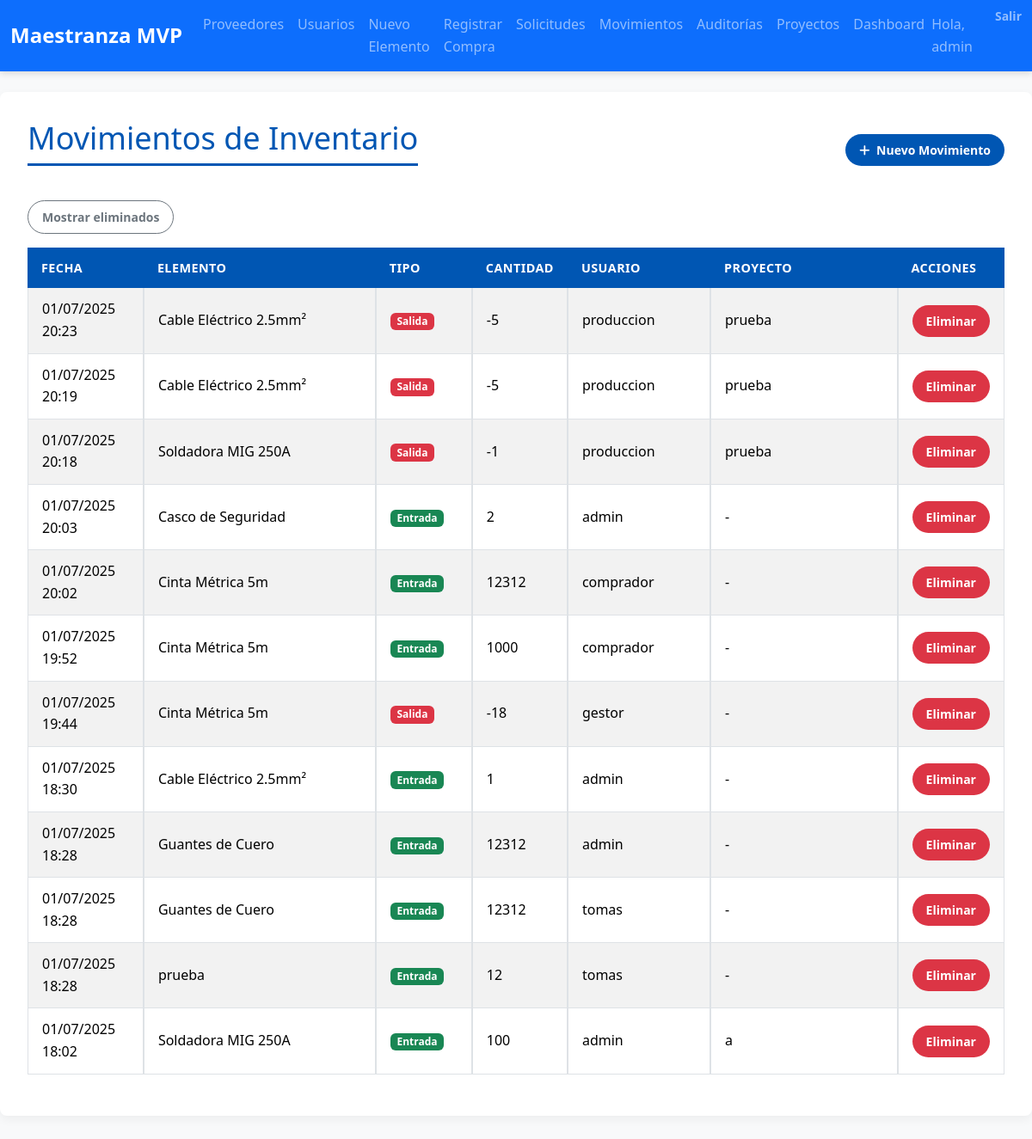
/movimientos/ (signed in), run on the app's committed database.
### inventario/models.py (models this page shows, shortened)
class MovimientoInventario(models.Model):
    TIPO_CHOICES = [
        ('entrada', 'Entrada'),
        ('salida', 'Salida'),
        ('transferencia', 'Transferencia'),
        ('devolucion', 'Devolución'),
        ('ajuste', 'Ajuste'),
        ('auditoria', 'Ajuste por Auditoría'),
    ]
    ORIGEN_CHOICES = [
        ('compra', 'Compra'),
        ('solicitud', 'Solicitud de Material'),
        ('devolucion', 'Devolución'),
        ('transferencia', 'Transferencia'),
        ('ajuste_manual', 'Ajuste Manual'),
        ('auditoria', 'Auditoría'),
        ('sistema', 'Sistema'),
    ]
    elemento = models.ForeignKey(ElementoInventario, on_delete=models.CASCADE)
    tipo = models.CharField(max_length=20, choices=TIPO_CHOICES)
    origen = models.CharField(max_length=20, choices=ORIGEN_CHOICES, default='sistema')
    cantidad = models.IntegerField()  # Positivo para entrada, negativo para salida
    usuario = models.ForeignKey(User, on_delete=models.CASCADE)
    fecha = models.DateTimeField(auto_now_add=True)
    proyecto = models.CharField(max_length=100, blank=True)
    observaciones = models.TextField(blank=True)
    recepcion_compra = models.ForeignKey('RecepcionCompra', on_delete=models.SET_NULL, null=True, blank=True)
    solicitud_material = models.ForeignKey('SolicitudMaterial', on_delete=models.SET_NULL, null=True, blank=True)
    auditoria_inventario = models.ForeignKey('AuditoriaInventario', on_delete=models.SET_NULL, null=True, blank=True)
    stock_anterior = models.PositiveIntegerField(null=True, blank=True)
    stock_nuevo = models.PositiveIntegerField(null=True, blank=True)
    eliminado = models.BooleanField(default=False)
    motivo_eliminacion = models.TextField(blank=True, null=True)
    fecha_eliminacion = models.DateTimeField(blank=True, null=True)
    usuario_eliminacion = models.ForeignKey('auth.User', blank=True, null=True, on_delete=models.SET_NULL, related_name='movimientos_eliminados')
    class Meta:
        ordering = ['-fecha']
        verbose_name = "Movimiento de Inventario"
        verbose_name_plural = "Movimientos de Inventario"

class ElementoInventario(models.Model):
    nombre = models.CharField(max_length=100)
    descripcion = models.TextField(blank=True)
    numero_serie = models.CharField(max_length=50, unique=True)
    proveedor = models.ForeignKey(Proveedor, on_delete=models.PROTECT)
    categoria = models.ForeignKey(Categoria, on_delete=models.SET_NULL, null=True, blank=True)
    etiquetas = models.ManyToManyField(Etiqueta, blank=True)
    ubicacion = models.CharField(max_length=100)
    lote = models.CharField(max_length=50, blank=True, null=True, help_text="Identificador de lote (opcional)")
    fecha_vencimiento = models.DateField(blank=True, null=True, help_text="Fecha de vencimiento (opcional)")
    stock_actual = models.PositiveIntegerField(default=0)
    stock_minimo = models.PositiveIntegerField(default=1)

### inventario/views.py (the view)
# urls.py: path('movimientos/', views.movimiento_list, name='movimiento_list'),
@login_required
def movimiento_list(request):
    if not (request.user.is_superuser or
            request.user.groups.filter(name__in=['Logística', 'Comprador']).exists()):
        messages.error(request, 'No tienes permisos para acceder a los movimientos.')
        return redirect('inventario:index')
    mostrar_eliminados = request.GET.get('mostrar_eliminados', 'False') == 'True'
    if mostrar_eliminados and request.user.is_superuser:
        movimientos = MovimientoInventario.objects.select_related('elemento', 'usuario').order_by('-fecha')
    else:
        movimientos = MovimientoInventario.objects.filter(eliminado=False).select_related('elemento', 'usuario').order_by('-fecha')
    elemento_id = request.GET.get('elemento')
    tipo = request.GET.get('tipo')
    origen = request.GET.get('origen')
    proyecto = request.GET.get('proyecto')
    fecha_desde = request.GET.get('fecha_desde')
    fecha_hasta = request.GET.get('fecha_hasta')
    if elemento_id:
        movimientos = movimientos.filter(elemento_id=elemento_id)
    if tipo:
        movimientos = movimientos.filter(tipo=tipo)
    if origen:
        movimientos = movimientos.filter(origen=origen)
    if proyecto:
        movimientos = movimientos.filter(proyecto__icontains=proyecto)
    if fecha_desde:
        movimientos = movimientos.filter(fecha__date__gte=fecha_desde)
    if fecha_hasta:
        movimientos = movimientos.filter(fecha__date__lte=fecha_hasta)
    elementos = ElementoInventario.objects.all().order_by('nombre')
    total_entradas = movimientos.filter(tipo='entrada').count()
    total_salidas = movimientos.filter(tipo='salida').count()
    total_ajustes = movimientos.filter(tipo='ajuste').count()
    context = {
        'movimientos': movimientos,
        'elementos': elementos,
        'total_entradas': total_entradas,
        'total_salidas': total_salidas,
        'total_ajustes': total_ajustes,
        'mostrar_eliminados': mostrar_eliminados,
        'es_admin': request.user.is_superuser,
        'filtros_activos': {
            'elemento_id': elemento_id,
            'tipo': tipo,
            'origen': origen,
            'proyecto': proyecto,
            'fecha_desde': fecha_desde,
            'fecha_hasta': fecha_hasta,
        }
    }
    return render(request, 'inventario/movimiento_list.html', context)

### inventario/context_processors.py (called while the page is built)
def role_flags(request):
    user = request.user
    return {
        'is_admin':    user.is_authenticated and user.is_superuser,
        'is_gestor':   user.is_authenticated and user.groups.filter(name='Gestor de Inventario').exists(),
        'is_comprador':user.is_authenticated and user.groups.filter(name='Comprador').exists(),
        'is_logistica':user.is_authenticated and user.groups.filter(name='Logística').exists(),
        'is_auditor':  user.is_authenticated and user.groups.filter(name='Auditor').exists(),
        'is_produccion':user.is_authenticated and user.groups.filter(name='Jefe de Producción').exists(),
        'is_gerente_proyecto':user.is_authenticated and user.groups.filter(name='Gerente de Proyectos').exists(),
        'is_usuario_final':user.is_authenticated and user.groups.filter(name='Usuario Final').exists(),
    }

### inventario/templates/inventario/movimiento_list.html (shortened to what this page needs)
{% extends 'inventario/base.html' %}
{% block content %}
<div class="d-flex justify-content-between align-items-center mb-4">
  <h1>Movimientos de Inventario</h1>
  {% if es_admin %}
    <a href="{% url 'inventario:movimiento_create' %}" class="btn btn-primary">
      <i class="fas fa-plus me-1"></i>
      Nuevo Movimiento
    </a>
  {% endif %}
</div>
{% if es_admin %}
  <form method="get" class="mb-3">
    <button type="submit" class="btn btn-sm btn-outline-secondary">
      {% if mostrar_eliminados %}Ocultar eliminados{% else %}Mostrar eliminados{% endif %}
    </button>
  </form>
{% endif %}
<table class="table table-bordered table-striped table-sm">
  <thead class="table-light">
    <tr>
      <th style="width: 12%;">Fecha</th>
      <th style="width: 25%;">Elemento</th>
      <th style="width: 10%;">Tipo</th>
      <th style="width: 8%;">Cantidad</th>
      <th style="width: 15%;">Usuario</th>
      <th style="width: 20%;">Proyecto</th>
      {% if es_admin %}<th style="width: 10%;">Acciones</th>{% endif %}
    </tr>
  </thead>
  <tbody>
    {% for movimiento in movimientos %}
      <tr {% if movimiento.eliminado %}class="table-danger"{% endif %}>
        {% if movimiento.eliminado %}
          <td colspan="7">
            <span class="badge bg-danger">Eliminado</span><br>
            <strong>Motivo:</strong> {{ movimiento.motivo_eliminacion }}<br>
            <strong>Fecha:</strong> {{ movimiento.fecha_eliminacion|date:"d/m/Y H:i" }}<br>
            <strong>Por:</strong> {{ movimiento.usuario_eliminacion.username }}
            {% if es_admin %}
              <a href="{% url 'inventario:movimiento_restaurar' movimiento.pk %}" class="btn btn-sm btn-success mt-2">Restaurar</a>
            {% endif %}
          </td>
        {% else %}
          <td>{{ movimiento.fecha|date:"d/m/Y H:i" }}</td>
          <td>{{ movimiento.elemento.nombre }}</td>
          <td>
            {% if movimiento.tipo == 'entrada' %}
              <span class="badge bg-success">Entrada</span>
            {% elif movimiento.tipo == 'salida' %}
              <span class="badge bg-danger">Salida</span>
            {% elif movimiento.tipo == 'transferencia' %}
              <span class="badge bg-info">Transferencia</span>
            {% else %}
              <span class="badge bg-warning">Devolución</span>
            {% endif %}
          </td>
          <td>{{ movimiento.cantidad }}</td>
          <td>{{ movimiento.usuario.username }}</td>
          <td>{{ movimiento.proyecto|default:"-" }}</td>
          {% if es_admin %}
            <td>
              <a href="{% url 'inventario:movimiento_eliminar' movimiento.pk %}" class="btn btn-sm btn-danger">Eliminar</a>
            </td>
          {% endif %}
        {% endif %}
      </tr>
    {% empty %}
      <tr>
        <td colspan="7" class="text-center py-4">No hay movimientos registrados.</td>
      </tr>
    {% endfor %}
  </tbody>
</table>
{% endblock %}

### inventario/templates/inventario/base.html (shortened to what this page needs)
{% load static %}
<!DOCTYPE html>
<html lang="es">
<head>
  <link
    href="https://cdn.jsdelivr.net/npm/bootstrap@5.3.2/dist/css/bootstrap.min.css"
    rel="stylesheet"
>
  <link
    href="https://cdnjs.cloudflare.com/ajax/libs/font-awesome/6.4.0/css/all.min.css"
    rel="stylesheet"
>
  <link rel="stylesheet" href="{% static 'inventario/css/styles.css' %}">
</head>
<body>
  <nav class="navbar navbar-expand-lg navbar-dark bg-primary">
    <div class="container-fluid">
      <a class="navbar-brand" href="{% url 'inventario:index' %}">Maestranza MVP</a>
      <div class="collapse navbar-collapse" id="navbarNav">
        <ul class="navbar-nav me-auto">
          {% if user.is_authenticated %}
            {% if is_admin %}
              <li class="nav-item"><a class="nav-link" href="{% url 'inventario:proveedor_list' %}">Proveedores</a></li>
              <li class="nav-item"><a class="nav-link" href="{% url 'inventario:usuario_list' %}">Usuarios</a></li>
              <li class="nav-item"><a class="nav-link" href="{% url 'inventario:elemento_create' %}">Nuevo Elemento</a></li>
              <li class="nav-item"><a class="nav-link" href="{% url 'inventario:recepcion_create' %}">Registrar Compra</a></li>
              <li class="nav-item"><a class="nav-link" href="{% url 'inventario:solicitud_list' %}">Solicitudes</a></li>
              <li class="nav-item"><a class="nav-link" href="{% url 'inventario:movimiento_list' %}">Movimientos</a></li>
              <li class="nav-item"><a class="nav-link" href="{% url 'inventario:auditoria_list' %}">Auditorías</a></li>
              <li class="nav-item"><a class="nav-link" href="{% url 'inventario:proyecto_list' %}">Proyectos</a></li>
              <li class="nav-item"><a class="nav-link" href="{% url 'inventario:dashboard_proyectos' %}">Dashboard</a></li>
            {% endif %}
          {% endif %}
        </ul>
        <ul class="navbar-nav">
          {% if user.is_authenticated %}
            <li class="nav-item navbar-text me-3">Hola, {{ user.username }}</li>
            <li class="nav-item">
              <form method="post" action="{% url 'logout' %}" class="d-inline">
                <button class="nav-link btn btn-link p-0">Salir</button>
              </form>
            </li>
          {% endif %}
        </ul>
      </div>
    </div>
  </nav>
  <div class="container mt-4">
    {% block content %}{% endblock %}
  </div>
</body>
</html>

### inventario/static/inventario/css/styles.css (style rules this page uses)
:root { --brand-primary: #0056b3; --brand-secondary: #6c757d; --brand-success: #28a745; --brand-warning: #ffc107; --brand-danger: #dc3545; --brand-info: #17a2b8; --light-bg: #f8f9fa; --dark-bg: #343a40; --text-base: #212529; --text-muted: #6c757d; --table-border: #dee2e6; --stripe-bg: rgba(0, 0, 0, 0.03); }
* { margin: 0; padding: 0; box-sizing: border-box; }
body { font-family: 'Segoe UI', Tahoma, Geneva, Verdana, sans-serif; background-color: var(--light-bg); color: var(--text-base); line-height: 1.6; }
.navbar { box-shadow: 0 2px 8px rgba(0, 0, 0, 0.15); }
.navbar-brand { font-weight: 700; font-size: 1.5rem; }
.nav-link { font-weight: 500; }
.container { max-width: 1200px; margin: 2rem auto; background: #fff; padding: 2rem; border-radius: 0.5rem; box-shadow: 0 4px 12px rgba(0, 0, 0, 0.05); }
h1, h2, h3 { color: var(--brand-primary); margin-bottom: 1rem; }
h1 { font-size: 2.25rem; border-bottom: 3px solid var(--brand-primary); padding-bottom: 0.5rem; }
.table { width: 100%; margin-bottom: 1rem; border-collapse: separate; border-spacing: 0; }
.table thead th { background-color: var(--brand-primary); color: #ffffff; text-transform: uppercase; font-size: 0.9rem; letter-spacing: 0.03em; border: none; }
.table th, .table td { padding: 0.75rem 1rem; border-bottom: 1px solid var(--table-border); vertical-align: middle; }
.table-striped tbody tr:nth-of-type(odd) { background-color: var(--stripe-bg); }
.btn { border-radius: 2rem; padding: 0.5rem 1rem; font-size: 0.875rem; font-weight: 600; transition: filter 0.2s ease; }
.btn-primary { background-color: var(--brand-primary); border: none; }
.btn-danger { background-color: var(--brand-danger); border: none; }

### data on the page
MovimientoInventario: fecha "01/07/2025 20:23", elemento.nombre "Cable Eléctrico 2.5mm²", tipo "Salida", cantidad "-5", usuario.username "produccion", proyecto "prueba"
MovimientoInventario: fecha "01/07/2025 20:19", elemento.nombre "Cable Eléctrico 2.5mm²", tipo "Salida", cantidad "-5", usuario.username "produccion", proyecto "prueba"
MovimientoInventario: fecha "01/07/2025 20:18", elemento.nombre "Soldadora MIG 250A", tipo "Salida", cantidad "-1", usuario.username "produccion", proyecto "prueba"
MovimientoInventario: fecha "01/07/2025 20:03", elemento.nombre "Casco de Seguridad", tipo "Entrada", cantidad "2", usuario.username "admin", proyecto "-"
MovimientoInventario: fecha "01/07/2025 20:02", elemento.nombre "Cinta Métrica 5m", tipo "Entrada", cantidad "12312", usuario.username "comprador", proyecto "-"
MovimientoInventario: fecha "01/07/2025 19:52", elemento.nombre "Cinta Métrica 5m", tipo "Entrada", cantidad "1000", usuario.username "comprador", proyecto "-"
MovimientoInventario: fecha "01/07/2025 19:44", elemento.nombre "Cinta Métrica 5m", tipo "Salida", cantidad "-18", usuario.username "gestor", proyecto "-"
MovimientoInventario: fecha "01/07/2025 18:30", elemento.nombre "Cable Eléctrico 2.5mm²", tipo "Entrada", cantidad "1", usuario.username "admin", proyecto "-"
MovimientoInventario: fecha "01/07/2025 18:28", elemento.nombre "Guantes de Cuero", tipo "Entrada", cantidad "12312", usuario.username "admin", proyecto "-"
MovimientoInventario: fecha "01/07/2025 18:28", elemento.nombre "Guantes de Cuero", tipo "Entrada", cantidad "12312", usuario.username "tomas", proyecto "-"
MovimientoInventario: fecha "01/07/2025 18:28", elemento.nombre "prueba", tipo "Entrada", cantidad "12", usuario.username "tomas", proyecto "-"
MovimientoInventario: fecha "01/07/2025 18:02", elemento.nombre "Soldadora MIG 250A", tipo "Entrada", cantidad "100", usuario.username "admin", proyecto "a"

### other printed values
{{ user.username }} "admin"
